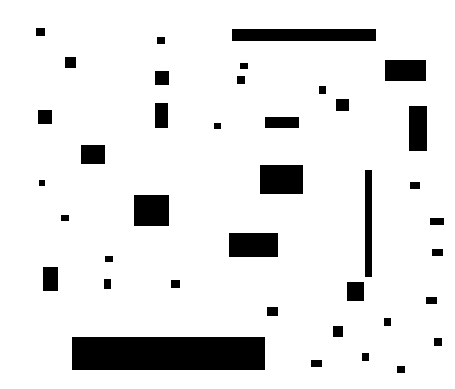
#> input picture Final_project/456.png, 455 x 389 px
$ python CV_Final.py
#> lines starting #> are read from the running program, lines starting #| are printed output that depends on the picture; after the words box and inside, x2 and y2 are one past the last pixel; in counts of white or black regions, pixels touching at a corner belong together
import cv2
import numpy as np

def erosion(img, kernel):
    img_01 = img / 255
    img_output = np.zeros((img_01.shape), np.uint8)
    ky = (int)((kernel.shape[0] - 1) / 2)
    kx = (int)((kernel.shape[1] - 1) / 2)
    count = 0
    for y in range(img_01.shape[0]):
        for x in range(img_01.shape[1]):
            if x < kx or y < ky or y > img_01.shape[0] - ky - 1 or x > img_01.shape[1] - kx - 1:
                img_output[y][x] = 0
            else:
                com = img_01[y - ky: y + ky + 1, x - kx: x + kx + 1]
                com = com.astype('uint8')
                # print(y - ky, y + ky + 1, com.shape)
                if (com == kernel).all() == True:
                    count += 1
                    img_output[y][x] = 1
                else:
                    img_output[y][x] = 0

    img_output = img_output * 255
    return img_output

def dilation(img, kernel):
    img_01 = img / 255
    img_output = np.zeros((img_01.shape), np.uint8)
    ky = (int)((kernel.shape[0] - 1) / 2)
    kx = (int)((kernel.shape[1] - 1) / 2)
    count = 0
    for y in range(img_01.shape[0]):
        for x in range(img_01.shape[1]):
            if img_01[y][x] == 1:
                count += 1
                for i in range(kernel.shape[0]):
                    for j in range(kernel.shape[1]):
                        a = y-ky+i
                        b = x-kx+j
                        if a<0:
                            a = 0
                        elif a>img_01.shape[0] - 1:
                            a = img_01.shape[0] - 1
                        else:
                            a = a
                        if b<0:
                            b = 0
                        elif b>img_01.shape[1] - 1:
                            b = img_01.shape[1] - 1
                        else:
                            b = b
                        img_output[a][b] = 1
    # print(count)
    img_output = img_output * 255
    return img_output

def opening(img, kernel):
    img_er = erosion(img, kernel)
    img_output = dilation(img_er, kernel)
    return img_output

def closing(img, kernel):
    img_di = dilation(img, kernel)
    img_output = erosion(img_di, kernel)
    return img_output


img = cv2.imread('./sample/005.jpg')
img = cv2.imread('./456.png')
#> img is the input picture: shape (389, 455, 3); 89.8% white; 39 black regions, largest, box (x1, y1, x2, y2) and area: (72, 337, 265, 370) 6369, (232, 29, 376, 41) 1728, (260, 165, 303, 194) 1247
# img = cv2.imread('./test1.jpg')
print(img.shape)
#| (389, 455, 3)
img_gray = cv2.cvtColor(img, cv2.COLOR_BGR2GRAY)
img_gray = cv2.GaussianBlur(img_gray, (5, 5), sigmaX=20)
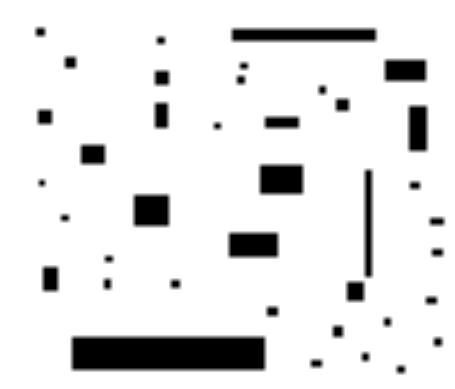
#> img_gray: shape (389, 455); min 0, max 255, mean 229.1
# img_th = cv2.adaptiveThreshold(img_gray,255,cv2.ADAPTIVE_THRESH_MEAN_C,cv2.THRESH_BINARY,11,2)
ret3, img_th = cv2.threshold(img_gray, 0, 255, cv2.THRESH_BINARY+cv2.THRESH_OTSU)
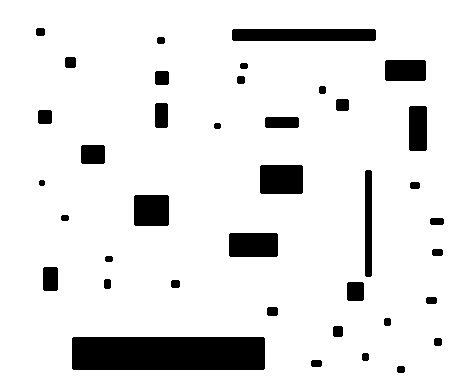
#> img_th: shape (389, 455); 89.9% white; 39 black regions, largest, box (x1, y1, x2, y2) and area: (72, 337, 265, 370) 6365, (232, 29, 376, 41) 1724, (260, 165, 303, 194) 1243
#> ret3 = 132
img_th = 255 - img_th
print(img_th.shape)
#| (389, 455)

kernel = np.ones((13, 13), np.uint8)
print(kernel.shape)
img_ero = erosion(img_th, kernel)
#> after the loop in erosion, `for y in range(img_01.shape[0]):`:
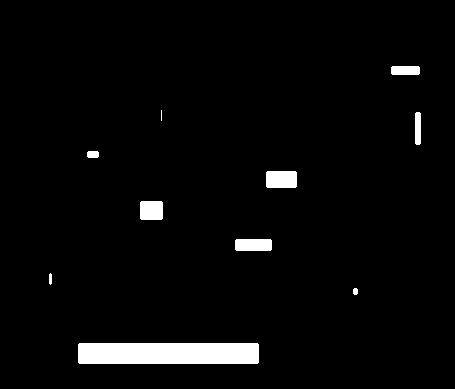
#> img_output: shape (389, 455); values 0 (black) and 1 (white), 3.3% white; 10 white regions (1 under 20 px), largest, box (x1, y1, x2, y2) and area: (78, 343, 259, 364) 3797, (266, 171, 297, 188) 523, (235, 239, 272, 251) 440
#> after the loop in erosion, `for y in range(img_01.shape[0]):`: count = 5798
img_dil = dilation(img_th, kernel)
#> after the loop in dilation, `for y in range(img_01.shape[0]):`:
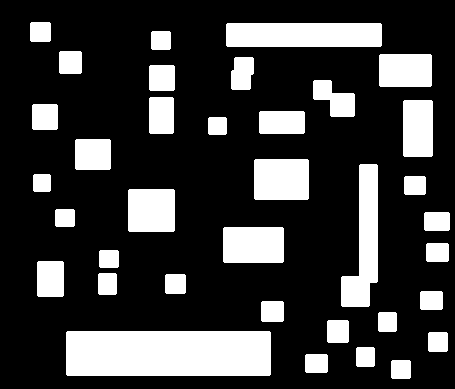
#> img_output: shape (389, 455); values 0 (black) and 1 (white), 23.3% white; 36 white regions, largest, box (x1, y1, x2, y2) and area: (66, 331, 271, 376) 9221, (226, 23, 382, 47) 3740, (341, 164, 378, 307) 3077
img_op = opening(img_th, kernel)
#> after the loop in dilation (call 2), `for y in range(img_01.shape[0]):`:
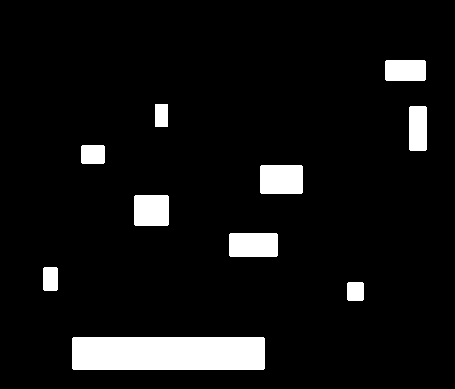
#> img_output: shape (389, 455); values 0 (black) and 1 (white), 7.3% white; 10 white regions, largest, box (x1, y1, x2, y2) and area: (72, 337, 265, 370) 6365, (260, 165, 303, 194) 1243, (229, 233, 278, 257) 1172
img_clo = closing(img_th, kernel)


cv2.imshow('img_gray', img_gray)
cv2.imshow('img_th', img_th)
cv2.imshow('img_ero', img_ero)
cv2.imshow('img_dil', img_dil)
cv2.imshow('img_op', img_op)
cv2.imshow('img_clo', img_clo)
cv2.waitKey(0)
cv2.destroyAllWindows()
